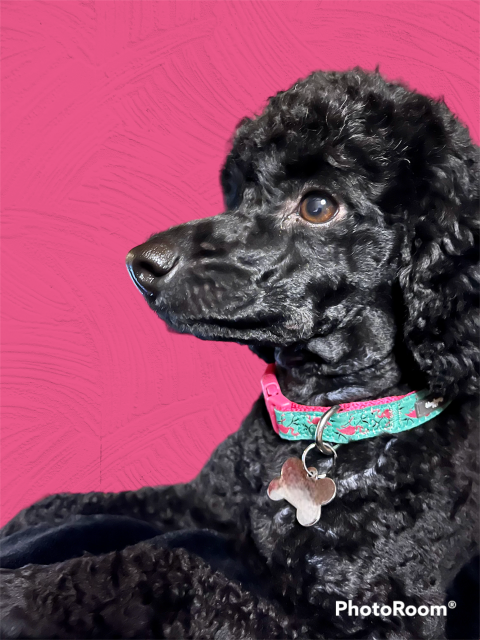
#> input picture scripts/photo/images/peri.PNG, 960 x 1280 px, found by its file name (shown at 1/2 size)
$ python photo_editor.py
#> lines starting #> are read from the running program, lines starting #| are printed output that depends on the picture
# Photo Editor
# pip install Pillow

# The Pillow module provides the following set of predefined image enhancement filters:

# BLUR
# CONTOUR
# DETAIL
# EDGE_ENHANCE
# EDGE_ENHANCE_MORE
# EMBOSS
# FIND_EDGES
# SMOOTH
# SMOOTH_MORE
# SHARPEN

from PIL import Image, ImageFilter

def blurred():
    try:
        # Load an image from the hard drive
        original = Image.open("images/whiskers.png")

        # Blur the image
        blurred = original.filter(ImageFilter.BLUR)

        # Display both images
        original.show()
        blurred.show()

        # save the new image
        blurred.save("blurred.png")

    except:
        print("Unable to load image")

##########################################################
# create a thumbnail
def thumbnail():
    size = (128, 128)
    original = "images/peri.png"

    try:
        small = Image.open(original)
#> small is the input picture: PIL image 960x1280 RGBA; mean R, G, B, A 128.2, 67.2, 91.1, 254.9
    except:
        print("Unable to load image")

    small.thumbnail(size)
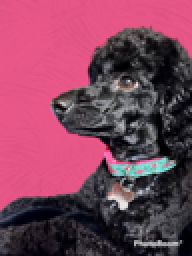
#> small: PIL image 96x128 RGBA (shown 2 times larger); mean R, G, B, A 128.2, 67.2, 91.1, 254.9; transparent parts drawn white
    small.save("images/thumbnamil.png")
    small.show()

# [48 lines of commented-out code are left out]
if __name__ == "__main__":
    thumbnail()

$ run again, with scripts/photo/images/unicorn.PNG copied over scripts/photo/images/peri.PNG
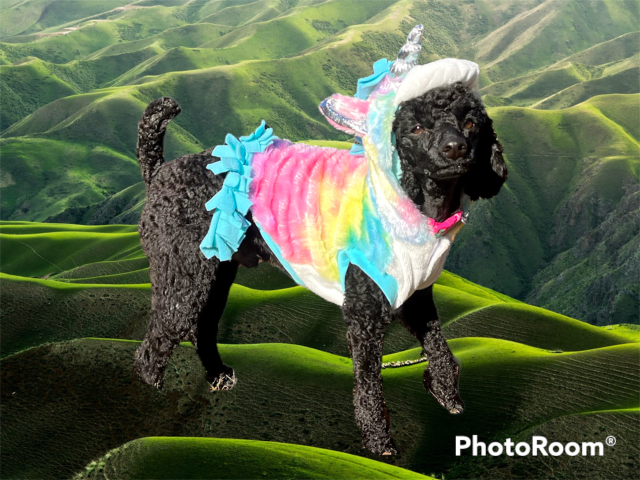
#> input picture scripts/photo/images/unicorn.PNG, 1280 x 960 px, found by its file name (shown at 1/2 size)
#> in thumbnail, small is the input picture: PIL image 1280x960 RGBA; mean R, G, B, A 85.9, 97.5, 72.3, 254.9
#> in thumbnail, `small.thumbnail(size)`:
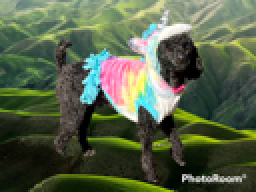
#> small: PIL image 128x96 RGBA (shown 2 times larger); mean R, G, B, A 85.8, 97.5, 72.3, 254.9; transparent parts drawn white

$ run again, with scripts/photo/images/peri.jpg saved as scripts/photo/images/peri.PNG
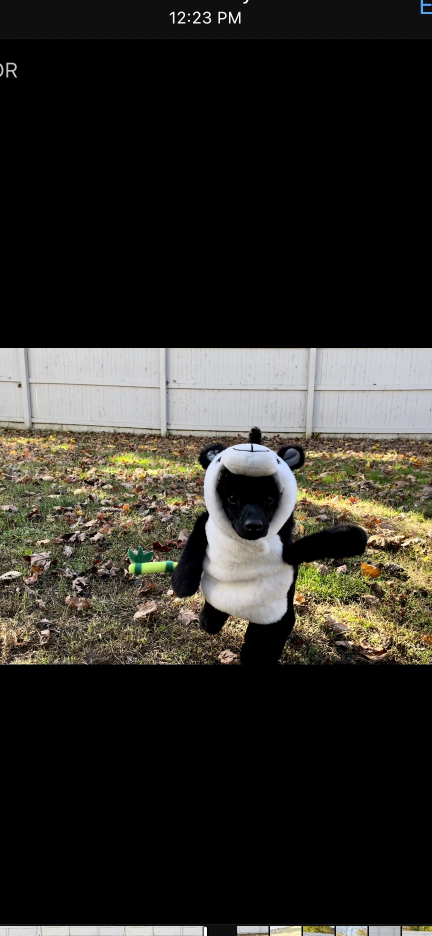
#> input picture scripts/photo/images/peri.jpg, 864 x 1872 px, found by its file name (shown at 1/2 size)
#> in thumbnail, small is the input picture: PIL image 864x1872 RGB; mean R, G, B 47.8, 45.7, 40.3
#> in thumbnail, `small.thumbnail(size)`:
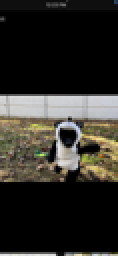
#> small: PIL image 59x128 RGB (shown 2 times larger); mean R, G, B 47.9, 45.9, 40.4
